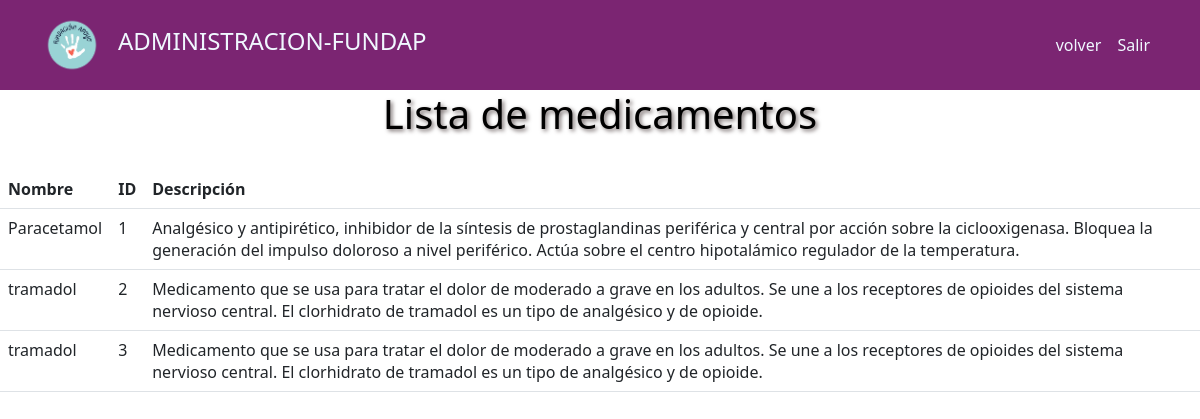
The page /medicamentos_fundap on the database its author committed.
### fundap/models.py (models this page shows, shortened)
class medicamento(models.Model):
    id_medicamento = models.AutoField(primary_key=True)
    nombre = models.CharField(max_length=100)
    descripcion = models.TextField()

### fundap/views.py (the view)
# urls.py: path('medicamentos_fundap',views.datos_med,name='medicamentos_fundap'),
def datos_med(request):
    medicamentos= medicamento.objects.all()
    context = {"medicamentos": medicamentos}
    return render(request, 'fundap/medicamentos_fundap.html', context)

### fundap/templates/fundap/medicamentos_fundap.html (shortened to what this page needs)
{% load static %}
<html lang="en">
<head>
    <link href="https://cdn.jsdelivr.net/npm/bootstrap@5.3.0-alpha3/dist/css/bootstrap.min.css" rel="stylesheet">
    <link rel="stylesheet" href="{% static 'css/styleadmin.css' %}">
    <link rel="stylesheet" href="https://stackpath.bootstrapcdn.com/font-awesome/4.7.0/css/font-awesome.min.css">
</head>
<body>
    <nav class="navbar navbar-expand-lg static-top">
        <div class="container">
            <a class="navbar-brand" href="#">
                <img src="{% static 'img/FA-removebg-preview.png' %}" height="60">
            </a>
            <h4>ADMINISTRACION-FUNDAP</h4>
            <div class="collapse navbar-collapse" id="navbarSupportedContent">
                <ul class="navbar-nav ms-auto">
                    <li class="nav-item">
                        <a class="nav-link" href="{% url 'datos_fundap' %}">volver</a>
                    </li>
                    <li class="nav-item">
                        <a class="nav-link" href="{% url 'home_fundap' %}">Salir</a>
                    </li>
                </ul>
            </div>
        </div>
    </nav>
    <h1>Lista de medicamentos</h1>
    <br>
    <table class="table">
      <thead>
        <tr>
          <th scope="col">Nombre</th>
          <th scope="col">ID</th>
          <th scope="col">Descripción</th>
        </tr>
      </thead>
      <tbody>
        {% for medicamento in medicamentos %}
        <tr>
          <td>{{ medicamento.nombre }}</td>
          <td>{{ medicamento.id_medicamento }}</td>
          <td>{{ medicamento.descripcion }}</td>
        </tr>
        {% empty %}
        <tr>
          <td colspan="3">No hay medicamentos disponibles.</td>
        </tr>
        {% endfor %}
      </tbody>
    </table>
</body>
</html>

### fundap/static/css/styleadmin.css (style rules this page uses)
.navbar { background-color: #7b2572!important; padding: 10px; }
.navbar h4 { color: aliceblue; }
.nav-item a { color: aliceblue!important; }
h1 { color: rgb(0, 0, 0); text-shadow: 2px 2px 4px #746a6a; text-align: center; }

### rows shown on the page
medicamento: nombre "Paracetamol", id_medicamento "1", descripcion "Analgésico y antipirético, inhibidor de la síntesis de prostaglandinas periférica y central por acción sobre la ciclooxigenasa. Bloquea la generación del impulso doloroso a nivel periférico. Actúa sobre el centro hipotalámico regulador de la temperatura."
medicamento: nombre "tramadol", id_medicamento "2", descripcion "Medicamento que se usa para tratar el dolor de moderado a grave en los adultos. Se une a los receptores de opioides del sistema nervioso central. El clorhidrato de tramadol es un tipo de analgésico y de opioide."
medicamento: nombre "tramadol", id_medicamento "3", descripcion "Medicamento que se usa para tratar el dolor de moderado a grave en los adultos. Se une a los receptores de opioides del sistema nervioso central. El clorhidrato de tramadol es un tipo de analgésico y de opioide."
